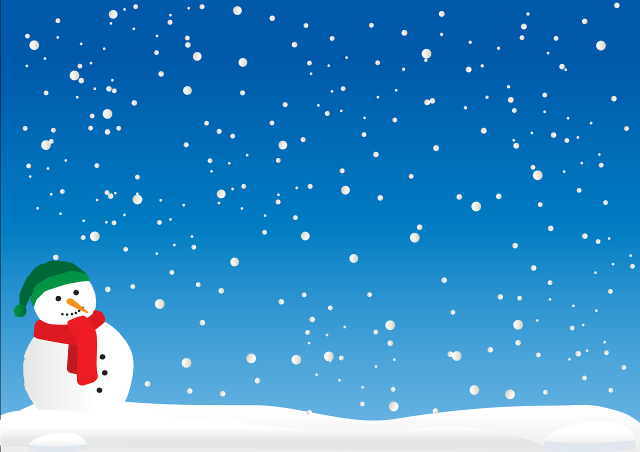
#> input picture project/snowman.png, 1280 x 904 px (shown at 1/2 size)
$ jupyter execute --allow-errors '17. 이미지 검출(경계선).ipynb'
#> lines starting #> are read from the running program, lines starting #| are printed output that depends on the picture; after the words box and inside, x2 and y2 are one past the last pixel; in counts of white or black regions, pixels touching at a corner belong together
[cell 1]
# canny Edge Detection
import cv2

img = cv2.imread('snowman.png')
#> img is the input picture: shape (904, 1280, 3); mean B, G, R 196.4, 138.8, 54.2

canny = cv2.Canny(img, 150, 200)
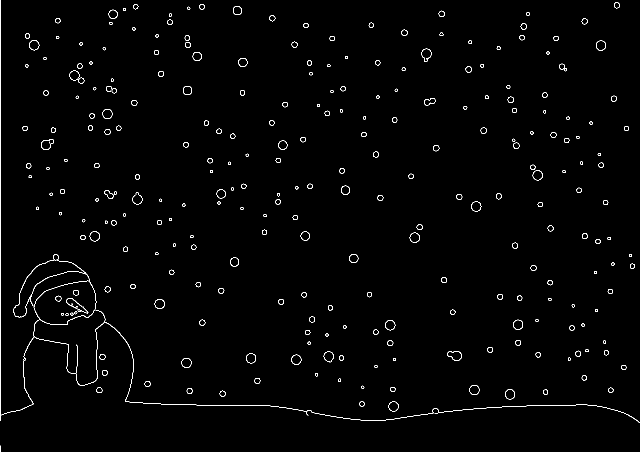
#> canny: shape (904, 1280) (shown at 1/2 size); 1.1% white in thin lines or dots

cv2.imshow('img', img)
cv2.imshow('canny', canny)
cv2.waitKey(0)
#> (the rest of this cell did not finish here and is left out)

[cell 2]
# canny Edge Detection
import cv2

def empty(pos):
    pass

img = cv2.imread('snowman.png')

name = "Trackbar"

cv2.namedWindow(name)
cv2.createTrackbar('threshold1', name, 0, 255, empty)
cv2.createTrackbar('threshold2', name, 0, 255, empty)

while True:
    threshold1 = cv2.getTrackbarPos('threshold1', name)
    threshold2 = cv2.getTrackbarPos('threshold2', name)

    canny = cv2.Canny(img, threshold1,threshold2)
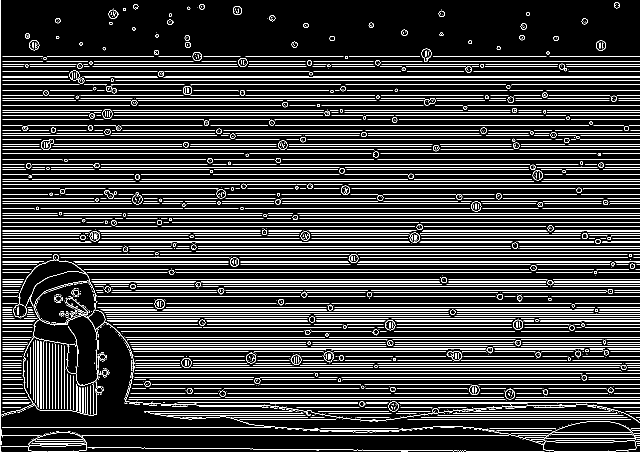
#> canny: shape (904, 1280) (shown at 1/2 size); 13% white in thin lines or dots

    cv2.imshow('img', img)
    cv2.imshow(name, canny)

    if cv2.waitKey(1) == ord('q'):
#> (key q is pressed here)
        break

#> (the rest of this cell did not finish here and is left out)

[cell 3]
# 윤곽선 (Contour)

import cv2
img = cv2.imread('card.png')
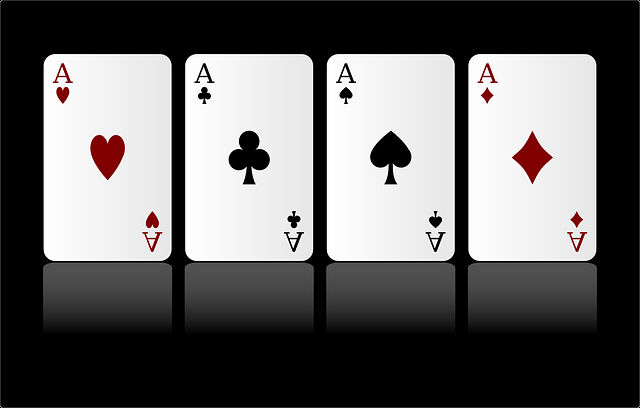
#> input picture project/card.png, 640 x 408 px
#> img is the input picture: shape (408, 640, 3); mean B, G, R 100.5, 100.5, 101.9
target_img = img.copy()

gray = cv2.cvtColor(img, cv2.COLOR_BGR2GRAY)
ret, otsu = cv2.threshold(gray, -1, 255, cv2.THRESH_BINARY | cv2.THRESH_OTSU)
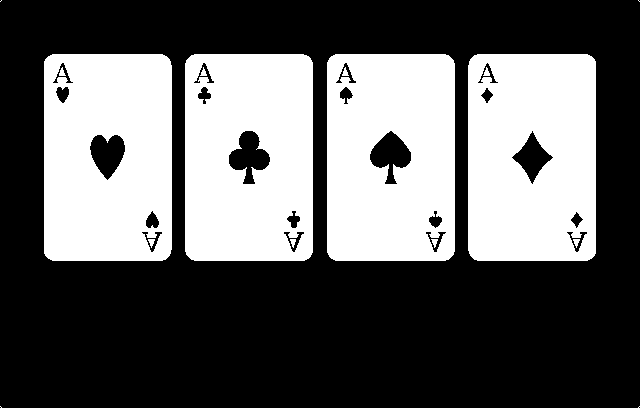
#> otsu: shape (408, 640); 38.1% white; 16 white regions (4 under 20 px)
#> ret = 128

contours, hierarchy = cv2.findContours(otsu, cv2.RETR_TREE, cv2.CHAIN_APPROX_NONE)
#> contours = 36 contours, 4 with area under 20; largest, box (x1, y1, x2, y2) and area: (327, 54, 455, 261) 26057, (468, 54, 596, 261) 26056, (185, 54, 313, 261) 26056, (44, 54, 172, 261) 26054, (228, 130, 271, 185) 1276
print(hierarchy)
#> (printed output is left out)
print(f'총 발견 갯수 : {len(contours)}')
#| 총 발견 갯수 : 36

COLOR = (0, 200, 0)
cv2.drawContours(target_img, contours, -1, COLOR, 2)
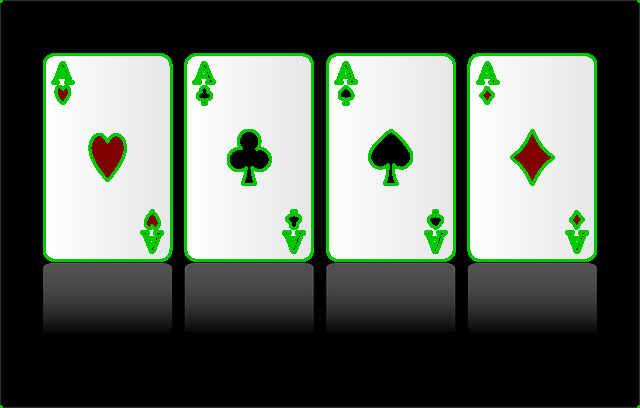
#> target_img: shape (408, 640, 3); 5.38% of pixels changed, all inside (x1, y1, x2, y2) = (0, 0, 640, 408)


cv2.imshow('img', img)
cv2.imshow('gray', gray)
cv2.imshow('otsu', otsu)
cv2.imshow('contour', target_img)
cv2.waitKey(0)
cv2.destroyAllWindows()

[cell 4]
# 윤곽선 찾기
# cv2.RETR_EXTERNAL
# cv2.RETR_LIST
# cv2.RETR_TREE

[cell 5]
# 경계 사각형

# 윤곽선 (Contour)

import cv2
img = cv2.imread('card.png')
target_img = img.copy()

gray = cv2.cvtColor(img, cv2.COLOR_BGR2GRAY)
ret, otsu = cv2.threshold(gray, -1, 255, cv2.THRESH_BINARY | cv2.THRESH_OTSU)
contours, hierarchy = cv2.findContours(otsu, cv2.RETR_TREE, cv2.CHAIN_APPROX_NONE)


COLOR = (0, 200, 0)

for cnt in contours:
    x, y, width, height = cv2.boundingRect(cnt)
    cv2.rectangle(target_img, (x, y), (x + width, y + height), COLOR, 2)
#> this loop made 36 passes
#> (x, y, width, height) on passes 3 to 14: (468, 54, 128, 207), (566, 231, 22, 22), (573, 239, 7, 9), (570, 211, 14, 18), (511, 130, 43, 55), (480, 87, 14, 17), (477, 62, 22, 22), (483, 67, 7, 9), (327, 54, 128, 207), (425, 231, 22, 22), (431, 239, 7, 9), (428, 210, 15, 19)
#> (cnt, x, y, width, height) on passes 1, 2, 35, 36: ([[639, 406], [638, 407]], 638, 406, 2, 2), ([[0, 406], [1, 407]], 0, 406, 2, 2), ([[638, 0], [639, 1]], 638, 0, 2, 2), ([[1, 0], [0, 1]], 0, 0, 2, 2)
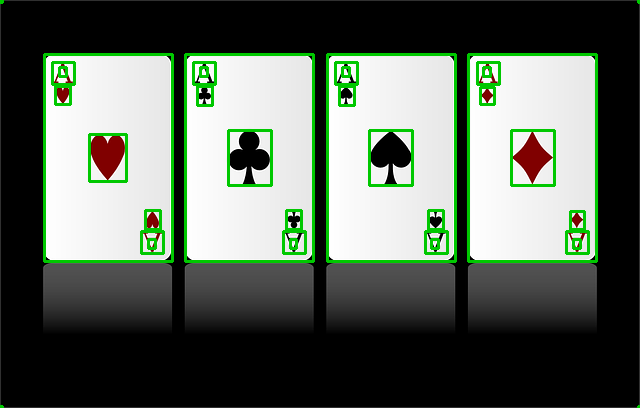
#> target_img: shape (408, 640, 3); 5.59% of pixels changed, all inside (x1, y1, x2, y2) = (0, 0, 640, 408)

cv2.imshow('img', img)
cv2.imshow('gray', gray)
cv2.imshow('otsu', otsu)
cv2.imshow('contour', target_img)
cv2.waitKey(0)
cv2.destroyAllWindows()

[cell 6]
## 면적
#contourArea()


import cv2
img = cv2.imread('card.png')
target_img = img.copy()

gray = cv2.cvtColor(img, cv2.COLOR_BGR2GRAY)
ret, otsu = cv2.threshold(gray, -1, 255, cv2.THRESH_BINARY | cv2.THRESH_OTSU)

contours, hierarchy = cv2.findContours(otsu, cv2.RETR_TREE, cv2.CHAIN_APPROX_NONE)  # cv2.CHAIN_APPROX_NONE, cv2.CHAIN_APPROX_SIMPLE


COLOR = (0, 200, 0)

for cnt in contours:
    if cv2.contourArea(cnt) > 25000:
        x, y, width, height = cv2.boundingRect(cnt)
        cv2.rectangle(target_img, (x, y), (x + width, y + height), COLOR, 2)
#> this loop made 36 passes
#> x on passes 3, 11, 19, 27: 468, 327, 185, 44
#> cnt on passes 1, 2, 35, 36: [[639, 406], [638, 407]], [[0, 406], [1, 407]], [[638, 0], [639, 1]], [[1, 0], [0, 1]]
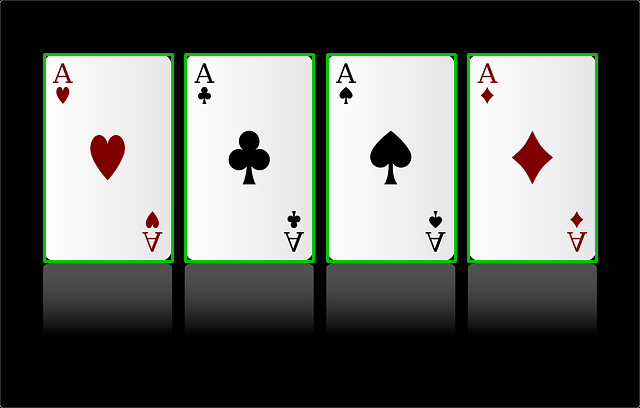
#> target_img: shape (408, 640, 3); 3.07% of pixels changed, all inside (x1, y1, x2, y2) = (43, 53, 598, 263)


cv2.imshow('img', img)
cv2.imshow('contour', target_img)

cv2.waitKey(0)
cv2.destroyAllWindows()
